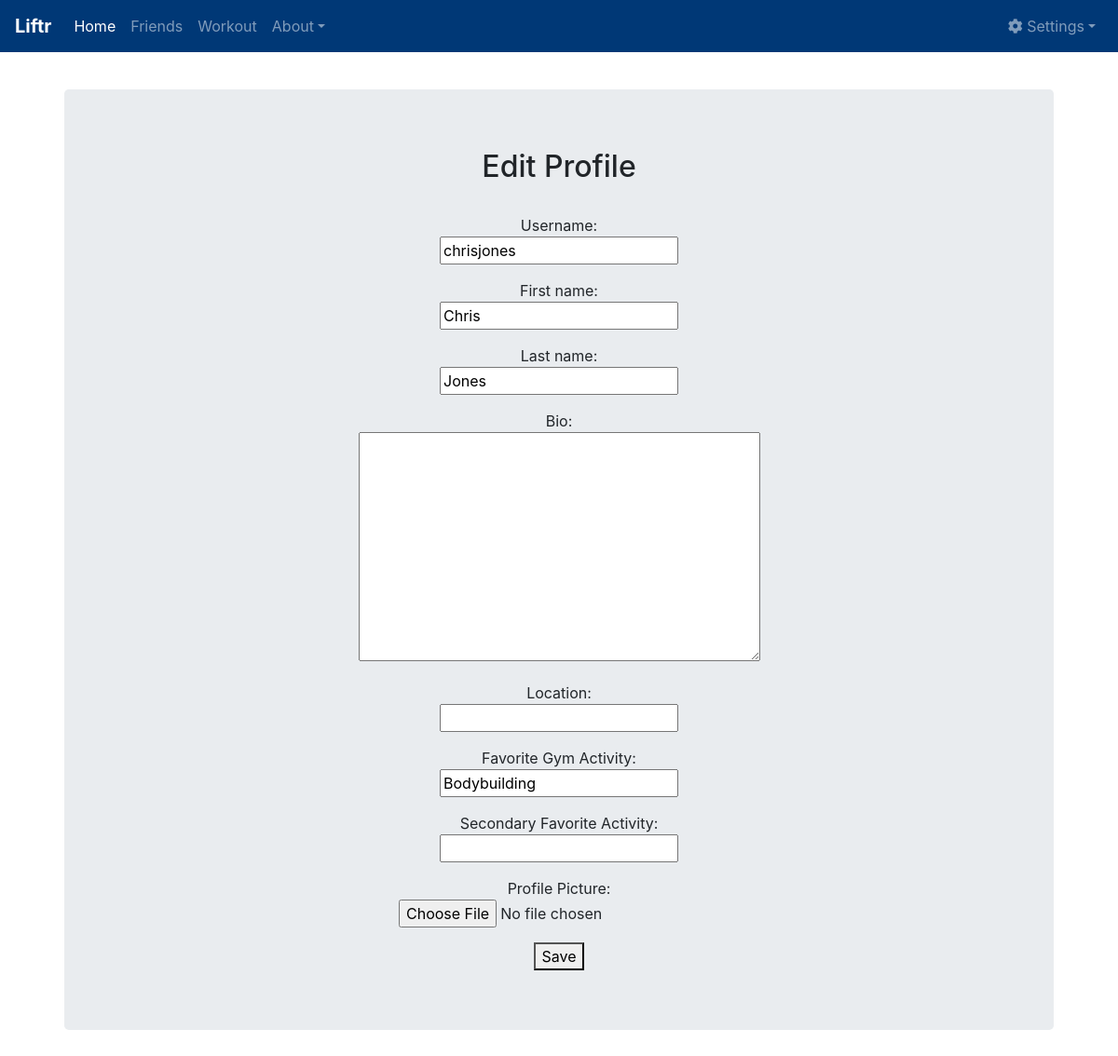
Before: /profile_edit/ (signed in) with the older database file.
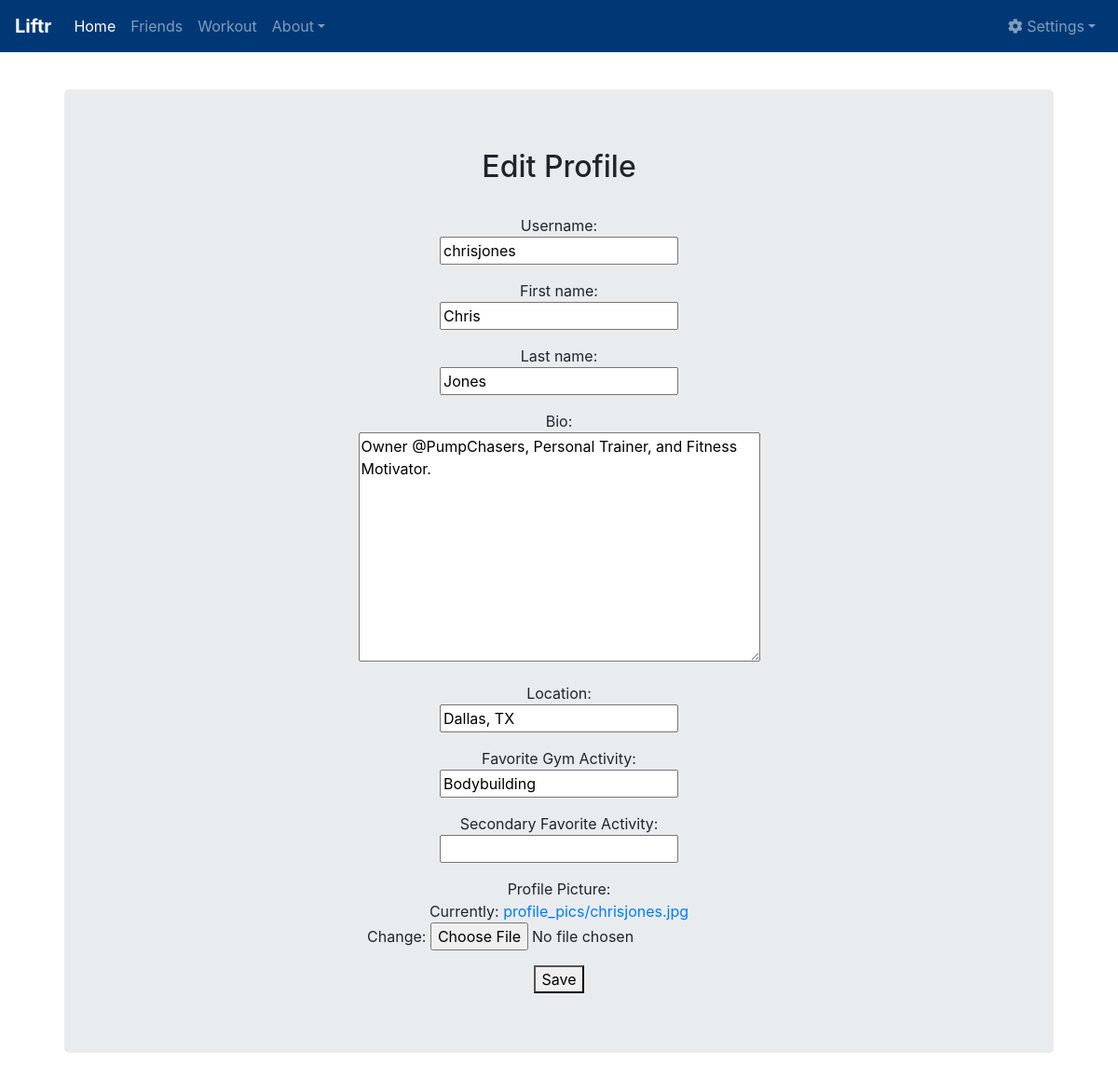
After: the same page with the newer database file.
### main/models.py (models this page shows, shortened)
class Profile(models.Model):
    user = models.OneToOneField(User, on_delete=models.CASCADE)
    bio = models.TextField(max_length=500, blank=True)
    location = models.CharField(max_length=30, blank=True)
    activity1 = models.CharField(max_length=50, blank=True)
    activity2 = models.CharField(max_length=50, blank=True)
    website = models.CharField(max_length=100, blank=True)
    image = models.ImageField(upload_to='profile_pics', default='profile_pics/default.png')
    objects = models.Manager()

### main/views.py (the view)
# urls.py: path('profile_edit/', views.profile_edit, name='profile_edit'),
@login_required
def profile_edit(request):
    if request.method == 'POST':
        user_form = UserForm(request.POST, instance=request.user)
        profile_form = ProfileForm(request.POST, request.FILES, instance=request.user.profile)
        if user_form.is_valid() and profile_form.is_valid():
            user_form.save()
            profile_form.save()
            print('Profile successfully updated.')
            return redirect('/profile')
        else:
            print('Error!')
    else:
        user_form = UserForm(instance=request.user)
        profile_form = ProfileForm(instance=request.user.profile)
    return render(request, 'main/profile_edit.html', {
        'user_form': user_form,
        'profile_form': profile_form,
    })

### main/forms.py
class UserForm(forms.ModelForm):
    username = forms.CharField(max_length=30, required=False, help_text="Username:")
    first_name = forms.CharField(max_length=30, required=False, help_text="First name:")
    last_name = forms.CharField(max_length=30, required=False, help_text="Last name:")
    class Meta:
        model = User
        fields = ('username', 'first_name', 'last_name')

class ProfileForm(forms.ModelForm):
    bio = forms.CharField(max_length=500, required=False, help_text="Bio:", widget=forms.Textarea)
    location = forms.CharField(max_length=30, required=False, help_text="Location:")
    activity1 = forms.CharField(max_length=50, required = False, help_text="Favorite Gym Activity:")
    activity2 = forms.CharField(max_length=50, required = False, help_text="Secondary Favorite Activity:")
    image = forms.ImageField()
    class Meta:
        model = Profile
        fields = ('bio', 'location', 'activity1', 'activity2', 'image')

### main/templates/main/profile_edit.html (shortened to what this page needs)
{% extends "main/base.html" %} {% block content %} {% load static %} {% include "main/navbar.html" %}
<div class="jumbotron">
    <div class="main-jumbo">
        <h2>Edit Profile</h2>
        <br>
        <form method="POST" action="/profile_edit/" enctype="multipart/form-data">
            <div class="col-md-12">
                {% for field in user_form %}
                <p>
                    {{ field.help_text }}
                    <br> {{ field }} {% endfor %}
                </p>
                {% for field in profile_form %}
                <p>
                    {% if field == profile_form.image %}
                    Profile Picture:
                    <br>
                    {{ profile_form.image }}
                    {% else %}
                    {{ field.help_text }}
                    <br> {{ field }}
                    {% endif %}
                    {% endfor %}
                </p>
            </div>
            <button type="submit">Save
            </button>
        </form>
    </div>
</div>
{% endblock %}

### main/templates/main/base.html (shortened to what this page needs)
{% load static %}
<!doctype html>
<html lang="en">
<head>
  <link rel="stylesheet" href="{% static 'main/bootstrap.min.css' %}">
  <link rel="stylesheet" href="{% static 'main/base.css' %}" type=text/css>
  <link rel="stylesheet" href="https://use.fontawesome.com/releases/v5.2.0/css/all.css">
  <body>
    <main role="main" class="container">
      <div class="starter-template">
        {% block content %} {% endblock %}
      </div>
    </main>
  </body>
</html>

### main/templates/main/navbar.html (shortened to what this page needs)
<nav class="navbar navbar-expand-md navbar-dark fixed-top" style="background-color:#003876;">
  <a class="navbar-brand" href="/">
    <strong>Liftr</strong>
  </a>
  <div class="collapse navbar-collapse" id="navbarsExampleDefault">
    <ul class="navbar-nav mr-auto">
      <li class="nav-item active">
        <a class="nav-link" href="/">Home
        </a>
      </li>
      <li class="nav-item">
        <a class="nav-link" href="/friends/">Friends</a>
      </li>
      <li class="nav-item">
        <a class="nav-link" href="/workout/">Workout</a>
      </li>
      <li class="nav-item dropdown">
        <a class="nav-link dropdown-toggle" id="dropdown01" data-toggle="dropdown" aria-haspopup="true" aria-expanded="false">About</a>
      </li>
    </ul>
    <ul class="navbar-nav" >
      <li class="nav-item dropdown">
        <a class="nav-link dropdown-toggle" id="dropdown01" data-toggle="dropdown" aria-haspopup="true" aria-expanded="false">
            <i class="fas fa-cog"></i> Settings</a>
      </li>
    </ul>
  </div>
</nav>

### main/static/main/base.css (style rules this page uses)
body { padding-top: 5rem; }
.starter-template { padding: 1rem 1.5rem; text-align: center; }
.main-jumbo { margin-left: 3%; margin-right: 3%; }

Changed rows visible on the page:
changed Profile "Bodybuilding": bio (not shown) → "Owner @PumpChasers, Personal Trainer, and Fitness Motivator."; location (not shown) → "Dallas, TX"
Other visible differences:
new list line: "Currently: profile_pics/chrisjones.jpg Change:"
